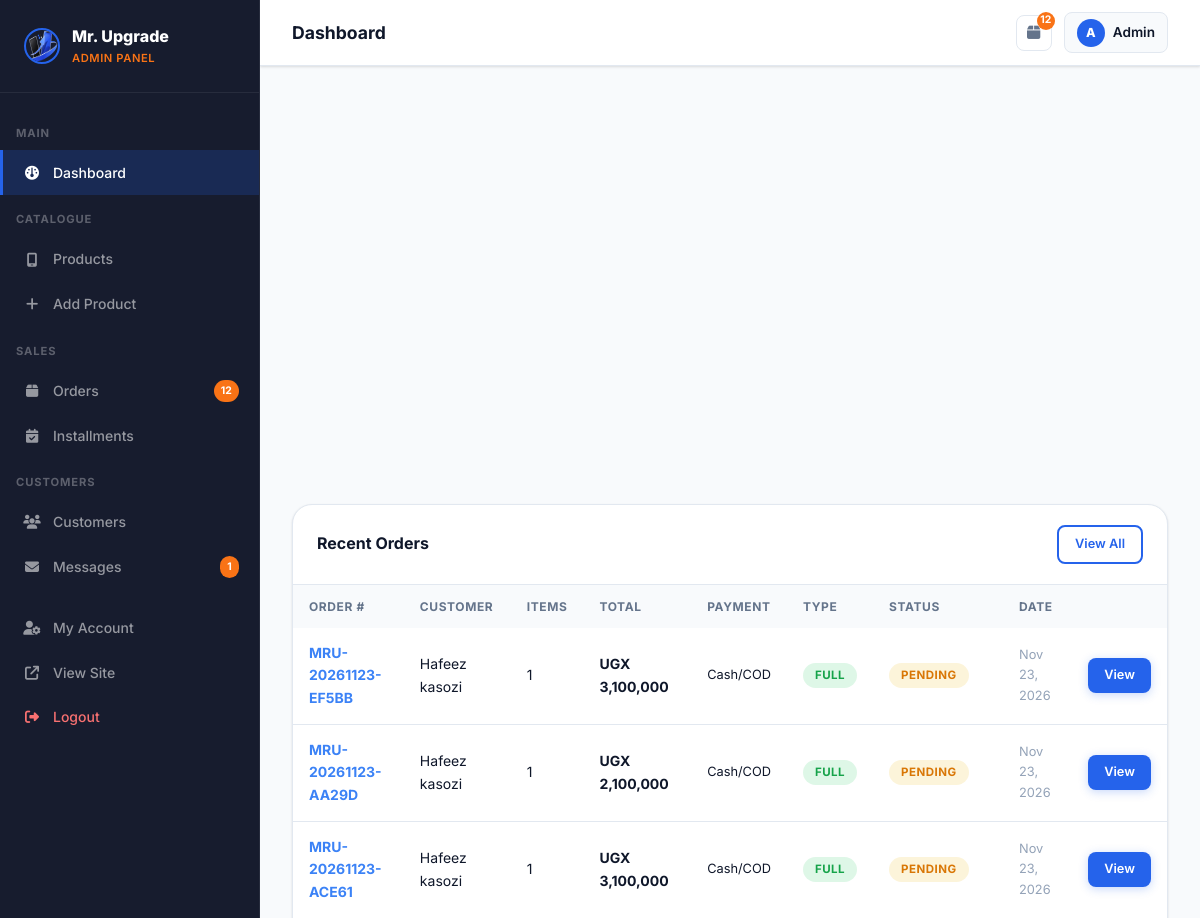
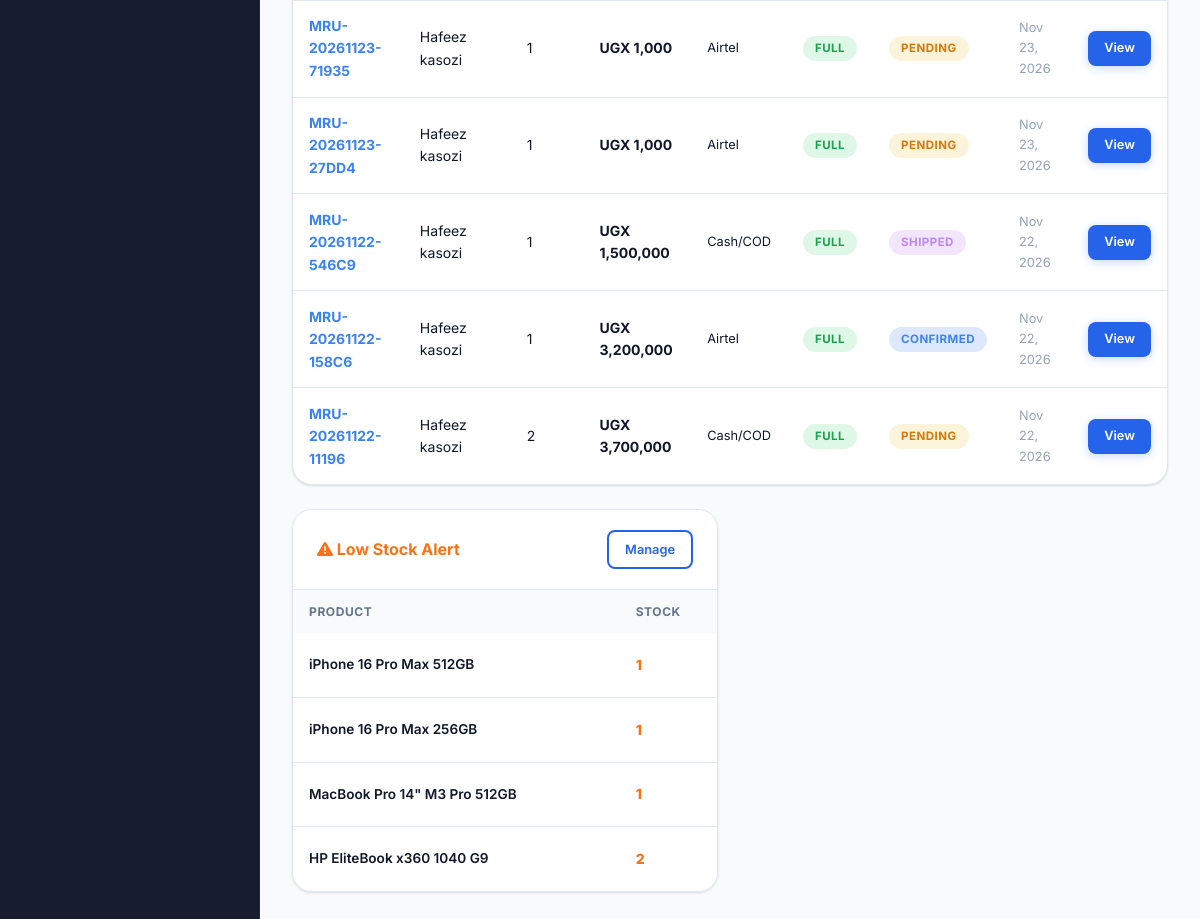
The page /admin (signed in) on the database its author committed (2 pictures, top to bottom).
### tables this page shows
CREATE TABLE IF NOT EXISTS `orders` (
  `id` int(11) NOT NULL AUTO_INCREMENT,
  `user_id` int(11) NOT NULL,
  `order_number` varchar(30) NOT NULL,
  `full_name` varchar(120) NOT NULL,
  `email` varchar(180) DEFAULT NULL,
  `phone` varchar(20) NOT NULL,
  `address` text NOT NULL,
  `fulfillment` enum('pickup','delivery') DEFAULT 'pickup',
  `country` varchar(80) DEFAULT 'Uganda',
  `city` varchar(80) DEFAULT NULL,
  `payment_method` enum('mtn_momo','airtel_money','cash_on_delivery') NOT NULL,
  `momo_number` varchar(20) DEFAULT NULL,
  `payment_type` enum('full','installment') DEFAULT 'full',
  `subtotal` decimal(12,2) NOT NULL,
  `total_amount` decimal(12,2) NOT NULL,
  `deposit_paid` decimal(12,2) DEFAULT '0.00',
  `status` enum('pending','confirmed','processing','shipped','delivered','cancelled') DEFAULT 'pending',
  `payment_status` enum('unpaid','deposit_paid','paid') DEFAULT 'unpaid',
  `notes` text,
  `created_at` timestamp NULL DEFAULT CURRENT_TIMESTAMP,
  `updated_at` timestamp NULL DEFAULT CURRENT_TIMESTAMP ON UPDATE CURRENT_TIMESTAMP,
  `pesapal_tracking_id` varchar(100) DEFAULT NULL,
  `pesapal_redirect_url` text,
  `payment_reference` varchar(100) DEFAULT NULL,
  PRIMARY KEY (`id`),
  UNIQUE KEY `order_number` (`order_number`),
  KEY `user_id` (`user_id`)
);

CREATE TABLE IF NOT EXISTS `users` (
  `id` int(11) NOT NULL AUTO_INCREMENT,
  `name` varchar(120) NOT NULL,
  `email` varchar(180) NOT NULL,
  `password` varchar(255) DEFAULT NULL,
  `phone` varchar(20) DEFAULT NULL,
  `address` text,
  `role` enum('customer','admin') DEFAULT 'customer',
  `avatar` varchar(255) DEFAULT NULL,
  `google_id` varchar(100) DEFAULT NULL,
  `created_at` timestamp NULL DEFAULT CURRENT_TIMESTAMP,
  PRIMARY KEY (`id`),
  UNIQUE KEY `email` (`email`)
);

CREATE TABLE IF NOT EXISTS `products` (
  `id` int(11) NOT NULL AUTO_INCREMENT,
  `category_id` int(11) DEFAULT NULL,
  `name` varchar(150) NOT NULL,
  `slug` varchar(150) NOT NULL,
  `model` varchar(100) DEFAULT NULL,
  `storage` varchar(30) DEFAULT NULL,
  `color` varchar(60) DEFAULT NULL,
  `condition_type` enum('New','UK Used','Refurbished') DEFAULT 'New',
  `price` decimal(12,2) NOT NULL,
  `stock_qty` int(11) DEFAULT '0',
  `description` text,
  `image` varchar(255) DEFAULT NULL,
  `is_featured` tinyint(1) DEFAULT '0',
  `is_active` tinyint(1) DEFAULT '1',
  `created_at` timestamp NULL DEFAULT CURRENT_TIMESTAMP,
  PRIMARY KEY (`id`),
  UNIQUE KEY `slug` (`slug`),
  KEY `category_id` (`category_id`)
);

### config/db.php (called while the page is built, shortened)
<?php
function formatPrice($amount) {
    return CURRENCY . ' ' . number_format($amount);
}

### admin/index.php (the view, shortened to what this page needs)
<?php
require_once __DIR__ . '/includes/admin_header.php';
$recent_orders = $conn->query("
  SELECT o.*, u.name as customer_name, COUNT(oi.id) as item_count
  FROM orders o JOIN users u ON o.user_id=u.id
  LEFT JOIN order_items oi ON o.id=oi.order_id
  GROUP BY o.id ORDER BY o.created_at DESC LIMIT 8
");
$low_stock_res = $conn->query("SELECT * FROM products WHERE stock_qty <= 2 AND is_active=1 ORDER BY stock_qty ASC LIMIT 6");
?>
<div class="stats-grid">
</div>
<div style="display:grid;grid-template-columns:1fr 1fr;gap:1.5rem;margin-top:1.5rem">
  <div class="data-table-wrap" style="grid-column:1/-1">
    <div class="data-table-head">
      <h3>Recent Orders</h3>
      <a href="<?= SITE_URL ?>/admin/orders" class="btn btn-outline btn-sm">View All</a>
    </div>
    <div style="overflow-x:auto">
      <table class="data-table">
        <thead><tr>
          <th>Order #</th><th>Customer</th><th>Items</th><th>Total</th><th>Payment</th><th>Type</th><th>Status</th><th>Date</th><th></th>
        </tr></thead>
        <tbody>
          <?php while ($o = $recent_orders->fetch_assoc()): ?>
            <tr>
              <td><a href="<?= SITE_URL ?>/admin/orders?view=<?= $o['id'] ?>" style="color:var(--blue-light);font-weight:700"><?= htmlspecialchars($o['order_number']) ?></a></td>
              <td><?= htmlspecialchars($o['customer_name']) ?></td>
              <td><?= $o['item_count'] ?></td>
              <td style="font-weight:700"><?= formatPrice($o['total_amount']) ?></td>
              <td style="font-size:.8rem"><?php $pm_map=['mtn_momo'=>'MTN MoMo','airtel_money'=>'Airtel','cash_on_delivery'=>'Cash/COD']; echo isset($pm_map[$o['payment_method']]) ? $pm_map[$o['payment_method']] : htmlspecialchars($o['payment_method']); ?></td>
              <td><span class="status-badge" style="background:<?= $o['payment_type']==='installment'?'rgba(6,182,212,.15)':'rgba(34,197,94,.15)' ?>;color:<?= $o['payment_type']==='installment'?'var(--cyan)':'var(--green)' ?>">
                <?= ucfirst($o['payment_type']) ?>
              </span></td>
              <td><span class="status-badge status-<?= $o['status'] ?>"><?= ucfirst($o['status']) ?></span></td>
              <td style="font-size:.8rem;color:var(--gray-400)"><?= date('M j, Y', strtotime($o['created_at'])) ?></td>
              <td>
                <a href="<?= SITE_URL ?>/admin/orders?view=<?= $o['id'] ?>" class="btn btn-primary btn-sm">View</a>
              </td>
            </tr>
          <?php endwhile; ?>
        </tbody>
      </table>
    </div>
  </div>
  <?php if ($low_stock_res->num_rows > 0): ?>
  <div class="data-table-wrap">
    <div class="data-table-head">
      <h3 style="color:var(--orange)"><i class="fa-solid fa-triangle-exclamation"></i> Low Stock Alert</h3>
      <a href="<?= SITE_URL ?>/admin/products" class="btn btn-outline btn-sm">Manage</a>
    </div>
    <table class="data-table">
      <thead><tr><th>Product</th><th>Stock</th><th></th></tr></thead>
      <tbody>
        <?php while ($lp = $low_stock_res->fetch_assoc()): ?>
          <tr>
            <td style="font-size:.85rem;font-weight:600"><?= htmlspecialchars($lp['name']) ?></td>
            <td><span style="color:<?= $lp['stock_qty']==0?'var(--red)':'var(--orange)' ?>;font-weight:800"><?= $lp['stock_qty'] ?></span></td>
          </tr>
        <?php endwhile; ?>
      </tbody>
    </table>
  </div>
  <?php endif; ?>
</div>
<?php require_once __DIR__ . '/includes/admin_footer.php'; ?>

### assets/css/style.css (style rules this page uses)
:root { --bg-dark: #0a0e1a; --bg-nav: #171c2e; --bg-hero: #c9ddf5; --bg-body: #ffffff; --bg-section: #f8fafc; --bg-section2: #f1f5f9; --bg-card: #ffffff; --bg-card2: #f8fafc; --blue: #2563eb; --blue-light: #3b82f6; --blue-pale: #eff6ff; --blue-darkpale: #d8e8fe; --blue-glow: #60a5fa; --cyan: #0891b2; --cyan-pale: #ecfeff; --orange: #f97316; --orange-pale: #fff7ed; --green: #16a34a; --green-pale: #f0fdf4; --red: #dc2626; --yellow: #d97706; --text-primary: #0f172a; --text-secondary:#334155; --text-muted: #64748b; --text-faint: #94a3b8; --border: #e2e8f0; --border-blue: rgba(37,99,235,0.25); --shadow-sm: 0 1px 3px rgba(0,0,0,0.08), 0 1px 2px rgba(0,0,0,0.06); --shadow: 0 4px 16px rgba(0,0,0,0.10); --shadow-md: 0 8px 32px rgba(0,0,0,0.12); --shadow-blue: 0 4px 24px rgba(37,99,235,0.18); --radius: 12px; --radius-lg: 20px; --transition: 0.22s ease; --font: 'Inter', sans-serif; --bg-card-dark: #111827; --white: #ffffff; --gray-100: #f1f5f9; --gray-200: #e2e8f0; --gray-400: #94a3b8; --gray-500: #64748b; --gray-600: #475569; --gray-700: #334155; }
*, *::before, *::after { box-sizing: border-box; margin: 0; padding: 0; }
html { scroll-behavior: smooth; }
body { font-family: var(--font); background: var(--bg-body); color: var(--text-primary); line-height: 1.6; overflow-x: hidden; }
a { text-decoration: none; color: inherit; }
.btn { display: inline-flex; align-items: center; gap: .5rem; padding: .65rem 1.4rem; border-radius: 8px; font-size: .9rem; font-weight: 600; cursor: pointer; border: none; transition: var(--transition); white-space: nowrap; }
.btn-sm { padding: .45rem 1rem; font-size: .8rem; }
.btn-primary { background: var(--blue); color: #fff; box-shadow: 0 2px 10px rgba(37,99,235,.25); }
.btn-outline { background: transparent; border: 2px solid var(--blue); color: var(--blue); }
.stats-grid { display:grid; grid-template-columns:repeat(auto-fit,minmax(220px,1fr)); gap:1.5rem; margin-bottom:2rem; }
.data-table-wrap { background: var(--bg-card); border:1px solid var(--border); border-radius:var(--radius-lg); overflow:hidden; box-shadow:var(--shadow-sm); }
.data-table-head { padding:1.25rem 1.5rem; display:flex; align-items:center; justify-content:space-between; border-bottom:1px solid var(--border); }
.data-table-head h3 { font-size:1rem; font-weight:700; color:var(--text-primary); }
.data-table { width:100%; border-collapse:collapse; }
.data-table th { padding:.75rem 1rem; background:var(--bg-section); text-align:left; font-size:.75rem; font-weight:700; text-transform:uppercase; letter-spacing:.05em; color:var(--text-muted); white-space:nowrap; }
.data-table td { padding:.9rem 1rem; border-bottom:1px solid var(--border); font-size:.875rem; vertical-align:middle; color:var(--text-primary); }
.data-table tr:last-child td { border-bottom:none; }
.status-badge { display:inline-block; padding:.2rem .75rem; border-radius:50px; font-size:.72rem; font-weight:700; text-transform:uppercase; letter-spacing:.04em; }
.status-pending { background:rgba(234,179,8,.15); color:var(--yellow); }
.status-confirmed { background:rgba(37,99,235,.15); color:var(--blue-light); }
.status-shipped { background:rgba(168,85,247,.15); color:#c084fc; }
.data-table-wrap { overflow-x: auto; -webkit-overflow-scrolling: touch; }
.data-table { min-width: 580px; }
html, body { overflow-x: hidden !important; max-width: 100vw; }

### rows shown on the page
orders: order_number "MRU-20261123-EF5BB", user.name "Hafeez kasozi", item_count "1", total_amount "UGX 3,100,000", payment_method "Cash/COD", payment_type "FULL", status "PENDING", created_at "Nov 23, 2026"
orders: order_number "MRU-20261123-AA29D", user.name "Hafeez kasozi", item_count "1", total_amount "UGX 2,100,000", payment_method "Cash/COD", payment_type "FULL", status "PENDING", created_at "Nov 23, 2026"
orders: order_number "MRU-20261123-ACE61", user.name "Hafeez kasozi", item_count "1", total_amount "UGX 3,100,000", payment_method "Cash/COD", payment_type "FULL", status "PENDING", created_at "Nov 23, 2026"
orders: order_number "MRU-20261123-71935", user.name "Hafeez kasozi", item_count "1", total_amount "UGX 1,000", payment_method "Airtel", payment_type "FULL", status "PENDING", created_at "Nov 23, 2026"
orders: order_number "MRU-20261123-27DD4", user.name "Hafeez kasozi", item_count "1", total_amount "UGX 1,000", payment_method "Airtel", payment_type "FULL", status "PENDING", created_at "Nov 23, 2026"
orders: order_number "MRU-20261122-546C9", user.name "Hafeez kasozi", item_count "1", total_amount "UGX 1,500,000", payment_method "Cash/COD", payment_type "FULL", status "SHIPPED", created_at "Nov 22, 2026"
orders: order_number "MRU-20261122-158C6", user.name "Hafeez kasozi", item_count "1", total_amount "UGX 3,200,000", payment_method "Airtel", payment_type "FULL", status "CONFIRMED", created_at "Nov 22, 2026"
orders: order_number "MRU-20261122-11196", user.name "Hafeez kasozi", item_count "2", total_amount "UGX 3,700,000", payment_method "Cash/COD", payment_type "FULL", status "PENDING", created_at "Nov 22, 2026"
products: name "iPhone 16 Pro Max 512GB", stock_qty "1"
products: name "iPhone 16 Pro Max 256GB", stock_qty "1"
products: name "MacBook Pro 14\" M3 Pro 512GB", stock_qty "1"
products: name "HP EliteBook x360 1040 G9", stock_qty "2"

### other values the page prints
$pending_orders "12"
$unread_msgs "1"
$page_title "Dashboard"
substr($_SESSION['user_name'],0,1) "A"
explode(' ',$_SESSION['user_name'])[0] "Admin"
